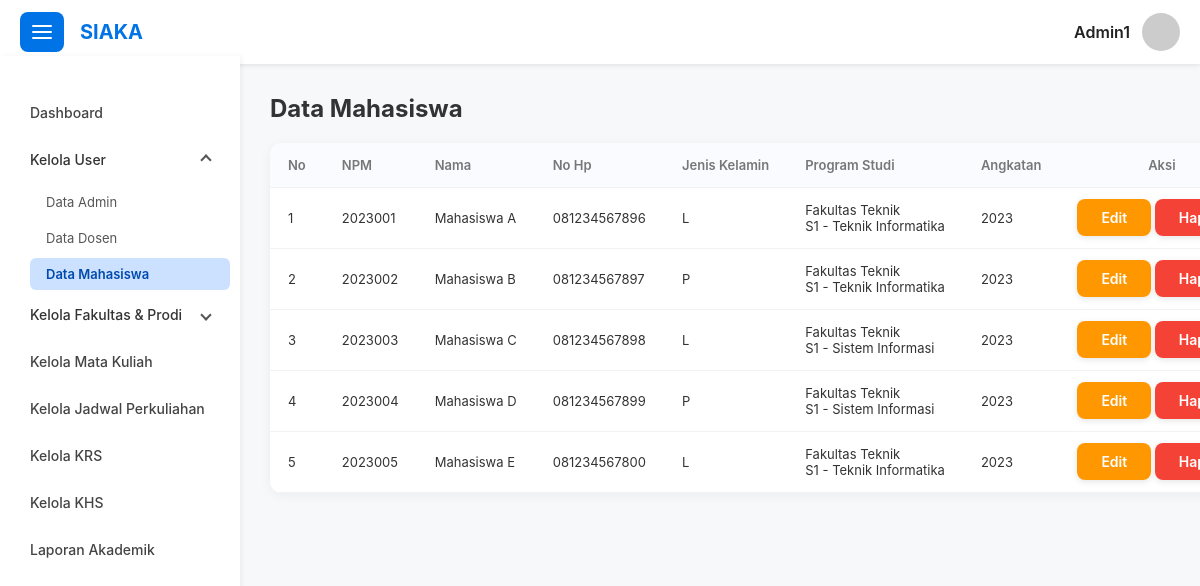
Page /page/user/data_mahasiswa.php (signed in) on the committed database.
### tables this page shows
CREATE TABLE `mahasiswa` (
  `id` int(11) NOT NULL,
  `user_id` int(11) NOT NULL,
  `nim` varchar(20) DEFAULT NULL,
  `nama_lengkap` varchar(100) DEFAULT NULL,
  `jenis_kelamin` enum('L','P') DEFAULT NULL,
  `tanggal_lahir` date DEFAULT NULL,
  `alamat` text DEFAULT NULL,
  `no_telp` varchar(20) DEFAULT NULL,
  `id_prodi` int(11) DEFAULT NULL,
  `angkatan` year(4) DEFAULT NULL,
  `status_mahasiswa` enum('aktif','cuti','lulus','nonaktif','dropout','pindah','mengundurkan_diri') DEFAULT 'aktif'
);

CREATE TABLE `fakultas` (
  `id` int(11) NOT NULL,
  `nama_fakultas` varchar(100) NOT NULL
);

CREATE TABLE `prodi` (
  `id` int(11) NOT NULL,
  `nama_prodi` varchar(100) NOT NULL,
  `id_fakultas` int(11) NOT NULL,
  `jenjang` enum('D3','S1','S2') DEFAULT NULL
);

### config/config.php (called while the page is built, shortened)
<?php
function base_url($path = '')
{
  return BASE_URL . ltrim($path, '/');
}

### page/user/data_mahasiswa.php (the view, shortened to what this page needs)
<?php include("../../layout/header.php"); ?>
<?php include("../../layout/topbar.php"); ?>
<?php include("../../layout/sidebar.php"); ?>
<?php include("../../config/db.php"); ?>
<section id="data-mahasiswa">
  <div class="row">
    <div class="col-md-12">
      <table>
        <thead>
          <tr>
            <th>No</th>
            <th>NPM</th>
            <th>Nama</th>
            <th>No Hp</th>
            <th>Jenis Kelamin</th>
            <th>Program Studi</th>
            <th>Angkatan</th>
            <th class="text-center">Aksi</th>
          </tr>
        </thead>
        <?php
        $query = "SELECT m.*, p.nama_prodi, p.jenjang, f.nama_fakultas FROM mahasiswa m JOIN prodi p ON p.id = m.id_prodi JOIN fakultas f ON f.id = p.id_fakultas";
        $sql = mysqli_query($conn, $query);
        $count = mysqli_num_rows($sql);
        $no = 1;
        ?>
        <tbody id="mahasiswa-table-body">
          <?php if ($count > 0) { ?>
            <?php while ($data = mysqli_fetch_array($sql)) { ?>
              <tr>
                <td><?= $no++; ?></td>
                <td><?= $data["nim"]; ?></td>
                <td><?= $data["nama_lengkap"]; ?></td>
                <td><?= $data["no_telp"]; ?></td>
                <td><?= $data["jenis_kelamin"]; ?></td>
                <td>
                  <?= $data["nama_fakultas"]; ?> <br>
                  <?= $data["jenjang"]; ?> - <?= $data["nama_prodi"]; ?>
                </td>
                <td><?= $data["angkatan"]; ?></td>
                <td class="text-center">
                  <a href="<?= base_url("/page/user/edit_mahasiswa.php") . "?nim=" . $data["nim"]; ?>" class="btn btn-warning">Edit</a>
                  <a href="<?= base_url("/action/mahasiswa/hapus_data.php") . "?nim=" . $data["nim"]; ?>" class="btn btn-danger">Hapus</a>
                </td>
              </tr>
            <?php } ?>
          <?php } else { ?>
            <tr>
              <td colspan="6" style="text-align: center;">Tidak ada data</td>
            </tr>
          <?php } ?>
        </tbody>
      </table>
    </div>
  </div>
</section>
<?php include("../../layout/scripts.php"); ?>
<?php include("../../layout/footer.php"); ?>

### style/style.css (style rules this page uses)
* { box-sizing: border-box; }
body { margin: 0; font-family: 'Inter', sans-serif; background: #f7f8fa; color: #222; }
table { width: 100%; border-collapse: collapse; background: white; border-radius: 12px; overflow: hidden; box-shadow: 0 2px 12px rgb(0 0 0 / 0.05); }
th, td { text-align: left; padding: 14px 18px; font-size: 13px; border-bottom: 1px solid #f0f2f5; color: #333; white-space: nowrap; }
th { background: #f9fbff; font-weight: 600; color: #777; }
.btn { padding: 10px 24px; font-size: 14px; font-weight: 600; border: none; border-radius: 8px; cursor: pointer; user-select: none; transition: background-color 0.25s ease, transform 0.1s ease; box-shadow: 0 2px 6px rgba(0, 0, 0, 0.1); outline: none; text-decoration: none; }
.btn-danger { background-color: #f44336; color: white; }
.btn-warning { background-color: #ff9800; color: white; }
.row { display: flex; flex-wrap: wrap; margin-left: -10px; margin-right: -10px; }
[class*="col-"] { padding-left: 10px; padding-right: 10px; box-sizing: border-box; }
@media (min-width: 768px) { .col-md-12 { width: 100%; } }
.text-center { text-align: center !important; }

### rows in the picture
mahasiswa: nim "2023001", nama_lengkap "Mahasiswa A", no_telp "081234567896", jenis_kelamin "L", fakultas.nama_fakultas "Fakultas Teknik", id_prodi.jenjang "S1", id_prodi.nama_prodi "Teknik Informatika", angkatan "2023"
mahasiswa: nim "2023002", nama_lengkap "Mahasiswa B", no_telp "081234567897", jenis_kelamin "P", fakultas.nama_fakultas "Fakultas Teknik", id_prodi.jenjang "S1", id_prodi.nama_prodi "Teknik Informatika", angkatan "2023"
mahasiswa: nim "2023003", nama_lengkap "Mahasiswa C", no_telp "081234567898", jenis_kelamin "L", fakultas.nama_fakultas "Fakultas Teknik", id_prodi.jenjang "S1", id_prodi.nama_prodi "Sistem Informasi", angkatan "2023"
mahasiswa: nim "2023004", nama_lengkap "Mahasiswa D", no_telp "081234567899", jenis_kelamin "P", fakultas.nama_fakultas "Fakultas Teknik", id_prodi.jenjang "S1", id_prodi.nama_prodi "Sistem Informasi", angkatan "2023"
mahasiswa: nim "2023005", nama_lengkap "Mahasiswa E", no_telp "081234567800", jenis_kelamin "L", fakultas.nama_fakultas "Fakultas Teknik", id_prodi.jenjang "S1", id_prodi.nama_prodi "Teknik Informatika", angkatan "2023"

### other values in the picture
$_SESSION["username"] "Admin1"
$page "Data Mahasiswa"
